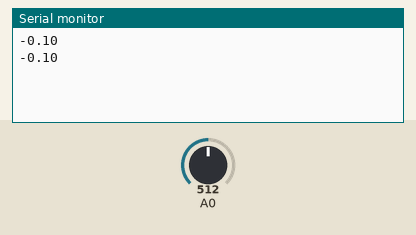
Recording of a sketch running on a simulated Arduino Uno, built with avr-gcc and run on an emulated ATmega328P. Parts: the last lines printed to the serial monitor. Inputs (shaded band) come from the test bench; at power-on: A0 = 512.

Above: at 1.8 s.
1.9 s: A0 set to 716
At 2.8 s:
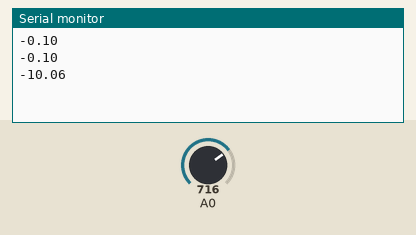
3.4 s: A0 set to 900
At 4.6 s:
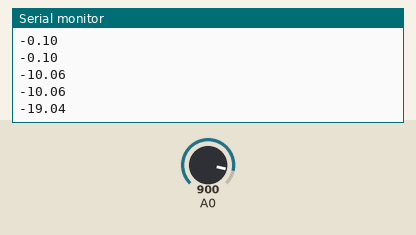
Timing chart, 0 to 6.4 s (numbered marks = the images above; inputs shaded):
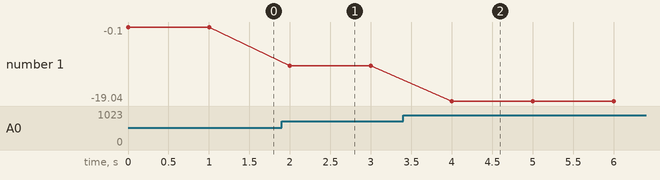

The sketch:

Ampermetar_DC.ino
```cpp
#define sredina 510

float struja;

void setup() {
  Serial.begin(9600);
}

void loop() {
  struja = (sredina - analogRead(A0)) * 5.0 / 1024.0 / 0.100;
  Serial.println(struja);
  delay(1000);
}
```

Measured:
- after the input at 1.9 s, the serial monitor: prints a new line after 0.10 s (image 1)
- after the input at 3.4 s, the serial monitor: prints a new line after 0.60 s (image 2)
- plotted number 1: -0.1 → -10.06 after the input at 1.9 s, -10.06 → -19.04 after the input at 3.4 s
